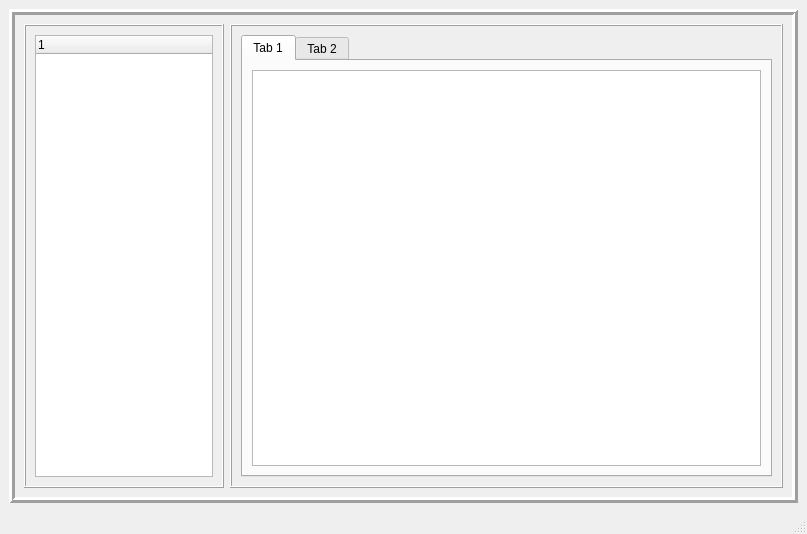
<?xml version="1.0" encoding="UTF-8"?>
<ui version="4.0">
 <class>MainWindow</class>
 <widget class="QMainWindow" name="MainWindow">
  <property name="geometry">
   <rect>
    <x>0</x>
    <y>0</y>
    <width>807</width>
    <height>534</height>
   </rect>
  </property>
  <property name="windowTitle">
   <string>MainWindow</string>
  </property>
  <widget class="QWidget" name="centralwidget">
   <layout class="QHBoxLayout" name="horizontalLayout">
    <item>
     <widget class="QFrame" name="frame">
      <property name="frameShape">
       <enum>QFrame::Box</enum>
      </property>
      <property name="frameShadow">
       <enum>QFrame::Raised</enum>
      </property>
      <property name="lineWidth">
       <number>3</number>
      </property>
      <layout class="QHBoxLayout" name="horizontalLayout_2">
       <item>
        <widget class="QFrame" name="frame_2">
         <property name="sizePolicy">
          <sizepolicy hsizetype="Fixed" vsizetype="Expanding">
           <horstretch>0</horstretch>
           <verstretch>0</verstretch>
          </sizepolicy>
         </property>
         <property name="maximumSize">
          <size>
           <width>200</width>
           <height>16777215</height>
          </size>
         </property>
         <property name="frameShape">
          <enum>QFrame::Box</enum>
         </property>
         <property name="frameShadow">
          <enum>QFrame::Raised</enum>
         </property>
         <layout class="QHBoxLayout" name="horizontalLayout_3">
          <item>
           <widget class="QTreeWidget" name="treeWidget">
            <property name="sizePolicy">
             <sizepolicy hsizetype="Preferred" vsizetype="Expanding">
              <horstretch>0</horstretch>
              <verstretch>0</verstretch>
             </sizepolicy>
            </property>
            <column>
             <property name="text">
              <string notr="true">1</string>
             </property>
            </column>
           </widget>
          </item>
         </layout>
        </widget>
       </item>
       <item>
        <widget class="QFrame" name="frame_3">
         <property name="frameShape">
          <enum>QFrame::Box</enum>
         </property>
         <property name="frameShadow">
          <enum>QFrame::Raised</enum>
         </property>
         <layout class="QVBoxLayout" name="verticalLayout">
          <item>
           <widget class="QTabWidget" name="tabWidget">
            <property name="sizePolicy">
             <sizepolicy hsizetype="Expanding" vsizetype="Expanding">
              <horstretch>0</horstretch>
              <verstretch>0</verstretch>
             </sizepolicy>
            </property>
            <property name="minimumSize">
             <size>
              <width>300</width>
              <height>50</height>
             </size>
            </property>
            <property name="layoutDirection">
             <enum>Qt::LeftToRight</enum>
            </property>
            <property name="currentIndex">
             <number>0</number>
            </property>
            <widget class="QWidget" name="tab">
             <property name="sizePolicy">
              <sizepolicy hsizetype="Expanding" vsizetype="Expanding">
               <horstretch>0</horstretch>
               <verstretch>0</verstretch>
              </sizepolicy>
             </property>
             <attribute name="title">
              <string>Tab 1</string>
             </attribute>
             <layout class="QVBoxLayout" name="verticalLayout_2">
              <item>
               <widget class="QTextEdit" name="textEdit"/>
              </item>
             </layout>
            </widget>
            <widget class="QWidget" name="tab_2">
             <property name="sizePolicy">
              <sizepolicy hsizetype="Expanding" vsizetype="Expanding">
               <horstretch>0</horstretch>
               <verstretch>0</verstretch>
              </sizepolicy>
             </property>
             <attribute name="title">
              <string>Tab 2</string>
             </attribute>
             <layout class="QVBoxLayout" name="verticalLayout_3">
              <item>
               <widget class="QTextEdit" name="textEdit_2"/>
              </item>
             </layout>
            </widget>
           </widget>
          </item>
         </layout>
        </widget>
       </item>
      </layout>
     </widget>
    </item>
   </layout>
  </widget>
  <widget class="QMenuBar" name="menubar">
   <property name="geometry">
    <rect>
     <x>0</x>
     <y>0</y>
     <width>807</width>
     <height>22</height>
    </rect>
   </property>
  </widget>
  <widget class="QStatusBar" name="statusbar"/>
 </widget>
 <resources/>
 <connections/>
</ui>
